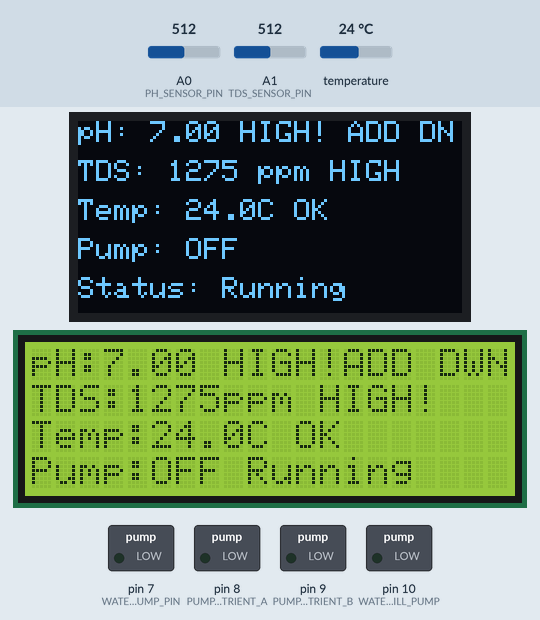
This sketch was run on a simulated Arduino Uno, built with avr-gcc and run on an emulated ATmega328P. Shown: 128×64 one-colour display, 20×4 character LCD, switched loads named in the sketch (green lamp = pin HIGH). The test bench sets the inputs (shaded band); at power-on: A1 (TDS_SENSOR_PIN) = 512, A0 (PH_SENSOR_PIN) = 512, temperature 24 °C. What the sketch prints to the serial monitor is not drawn.

Above: at 5.8 s.
5.9 s: A1 (TDS_SENSOR_PIN) set to 8
At 11.5 s:
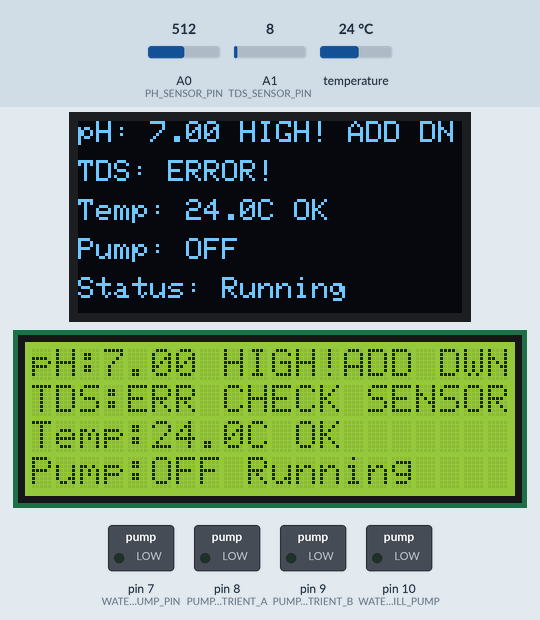
12.5 s: A1 (TDS_SENSOR_PIN) set to 12
At 18.2 s:
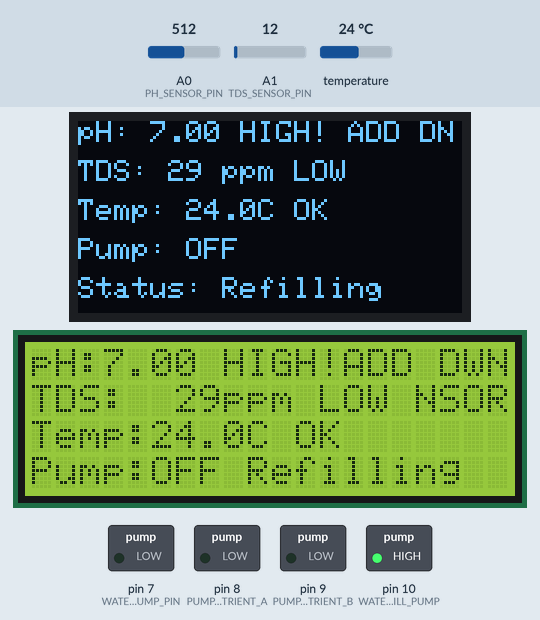
18.5 s: A0 (PH_SENSOR_PIN) set to 527
At 22.2 s:
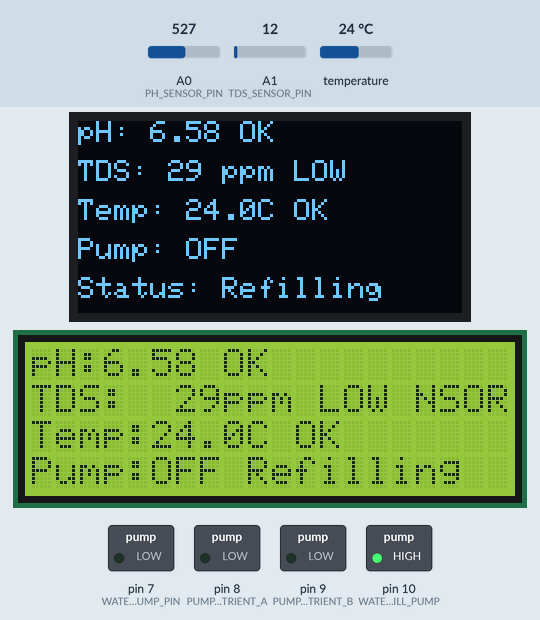
22.6 s: temperature set to 18.6 °C
At 27.7 s:
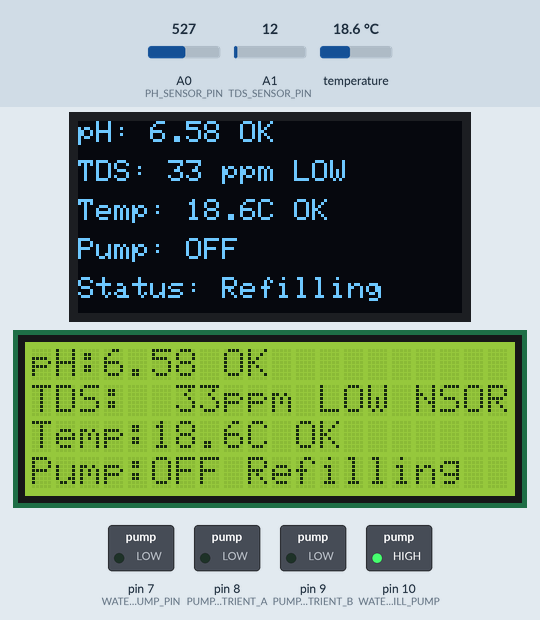
28.6 s: temperature set to 17.6 °C
At 32.4 s:
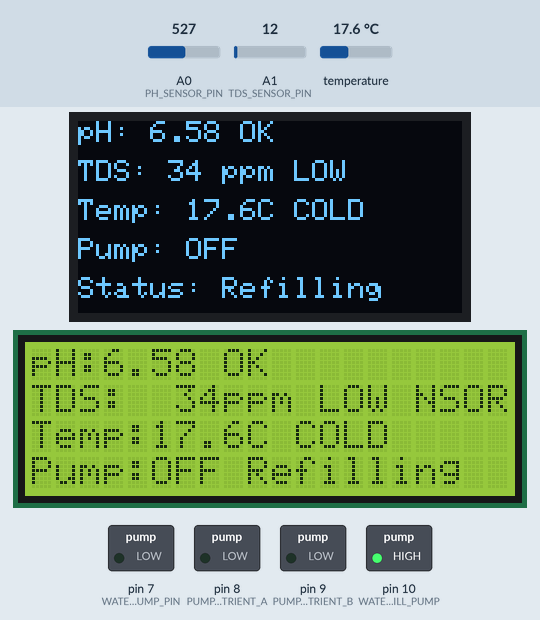
32.7 s: A0 (PH_SENSOR_PIN) set to 716
At 38.2 s:
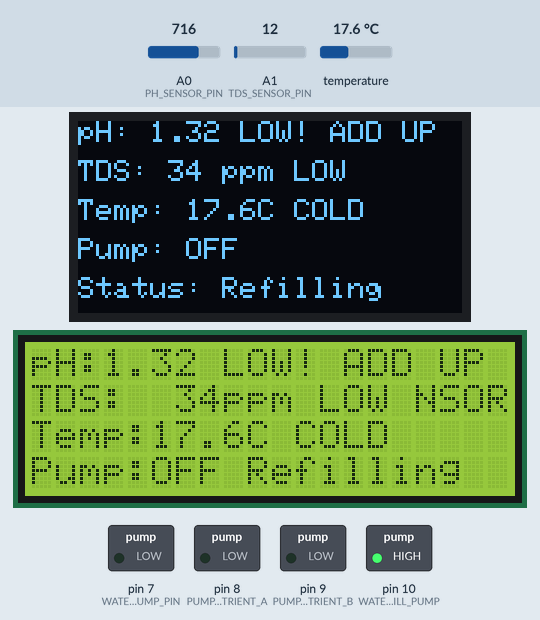
Timing chart, 0 to 39.6 s (numbered marks = the images above; inputs shaded):
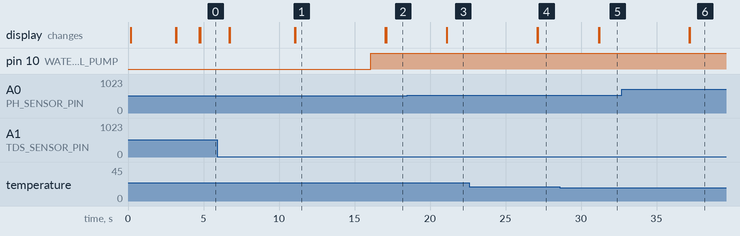

Measured:
- the behaviour switches between 10 and 11 on A1 (TDS_SENSOR_PIN) (found by bisection; images 1 and 2)
- the behaviour switches between 519 and 520 on A0 (PH_SENSOR_PIN) (found by bisection; images 2 and 3)
- the behaviour switches between 18 and 17.9 °C on temperature (found by bisection; images 4 and 5)
- after the input at 5.9 s, the display: first changes after 0.81 s (image 1 shows a later state)
- after the input at 12.5 s, pin 10 (WATER_REFILL_PUMP): LOW → HIGH after 3.6 s; the display: first changes after 4.5 s (image 2 shows a later state)
- after the input at 18.5 s, the display: first changes after 2.6 s (image 3 shows a later state)
- after the input at 22.6 s, the display: first changes after 4.5 s (image 4 shows a later state)
- after the input at 28.6 s, the display: first changes after 2.6 s (image 5 shows a later state)
- after the input at 32.7 s, the display: first changes after 4.5 s (image 6 shows a later state)

The sketch:

Radish_Hydroponic_v6.ino
```cpp
// Automated Tower Hydroponic System for Radish - v5.0
// Supports: OLED SH1106 AND 20x4 I2C LCD (Both displays simultaneously)
// DS18B20 Digital Temperature Sensor on Analog Pin A2

#include <Wire.h>
#include <Adafruit_GFX.h>
#include <Adafruit_SH110X.h>
#include <LiquidCrystal_I2C.h>
#include <OneWire.h>
#include <DallasTemperature.h>

// OLED Display Configuration
#define SCREEN_WIDTH 128
#define SCREEN_HEIGHT 64
#define OLED_RESET -1
#define OLED_ADDRESS 0x3C
Adafruit_SH1106G oled = Adafruit_SH1106G(SCREEN_WIDTH, SCREEN_HEIGHT, &Wire, OLED_RESET);

// LCD Display Configuration
#define LCD_ADDRESS 0x27    // Common addresses: 0x27 or 0x3F
#define LCD_COLS 20
#define LCD_ROWS 4
LiquidCrystal_I2C lcd(LCD_ADDRESS, LCD_COLS, LCD_ROWS);

// Pin Assignments
#define PH_SENSOR_PIN     A0
#define TDS_SENSOR_PIN    A1
#define TEMP_SENSOR_PIN   A2    // DS18B20 data pin (A2 used as digital)
#define WATER_PUMP_PIN    7
#define PUMP_NUTRIENT_A   8
#define PUMP_NUTRIENT_B   9
#define WATER_REFILL_PUMP 10

// DS18B20 Temperature Sensor Setup
OneWire oneWire(TEMP_SENSOR_PIN);
DallasTemperature tempSensors(&oneWire);

// pH Thresholds (Radish: 5.5-6.8)
#define PH_MIN            5.5
#define PH_MAX            6.8

// TDS Thresholds (Radish: 600-900 ppm)
#define TDS_MIN           600
#define TDS_MAX           900
#define TDS_TOLERANCE     50

// Low Water Detection (via TDS sensor)
#define LOW_WATER_TDS_THRESHOLD  100   // TDS <= 100 ppm indicates low water level
#define WATER_REFILL_DURATION    30000UL  // 30 seconds refill pump run time

// Temperature Thresholds (18-24°C optimal)
#define TEMP_MIN          18.0
#define TEMP_MAX          34.0
#define TEMP_WARNING      40.0

// Timing (ms)
#define PUMP_ON_TIME      180000UL  // 3 min
#define PUMP_OFF_TIME     600000UL  // 10 min
#define DOSE_TIME         7000UL    // 7 sec
#define MIX_WAIT          180000UL  // 3 min
#define MIX_A_TIME        180000UL  // 3 min
#define MIX_B_TIME        180000UL  // 3 min
#define SENSOR_INTERVAL   5000UL
#define LCD_INTERVAL      2000UL
#define CHECK_INTERVAL    5000UL    // Check nutrient level for adjustment

// Calibration
// pH calibration: m = (pH7 - pH4) / (Vph7 - Vph4)
// Example: m = (7 - 4.01) / (2.5 - 3.05) = -5.436
// Calibrate with pH 7.0 buffer: adjust RV1 until Po = 2.50V
// Then measure Po with pH 4.01 buffer and calculate your own 'm'
#define PH_SLOPE          -5.70   // Default slope (adjust after calibration with pH 4.01 buffer)
#define PH_V_AT_7         2.50    // Voltage at pH 7.0 (calibrated with RV1 potentiometer)
#define TDS_K             1.0
#define VREF              5.0

// Sensor values
float pH = 7.0, tds = 0.0, temp = 20.0;

// Pump state
bool pumpOn = false;
unsigned long pumpOnTime = 0, pumpOffTime = 0;

// Timing
unsigned long lastRead = 0, lastLCD = 0, lastCheck = 0, lastDose = 0;

// Mixing state machine (non-blocking)
enum MixState { MIX_NONE, DOSE_A_ON, DOSE_A_WAIT, MIX_A, DOSE_B_ON, DOSE_B_WAIT, MIX_B };
MixState mixState = MIX_NONE;
unsigned long mixStart = 0;
unsigned long doseStart = 0;  // For non-blocking dose timing
bool mixOverride = false;

// Sensor error flags
bool phSensorError = false;
bool tdsSensorError = false;
bool tempSensorError = false;

// Status (max 11 chars for LCD line 4)
char status[12] = "Running";

// Water refill state
bool refillActive = false;
unsigned long refillStartTime = 0;

void setup() {
  Serial.begin(9600);

  // Initialize OLED display
  if(!oled.begin(OLED_ADDRESS, true)) {
    Serial.println(F("SH1106 OLED failed"));
  } else {
    oled.clearDisplay();
    oled.setContrast(255);
    oled.setTextSize(1);
    oled.setTextColor(SH110X_WHITE);
    oled.setCursor(20, 20);
    oled.println(F("Hydroponic v5.0"));
    oled.setCursor(20, 35);
    oled.println(F("Initializing..."));
    oled.display();
  }

  // Initialize LCD display
  lcd.init();
  lcd.backlight();
  lcd.setCursor(2, 1);
  lcd.print(F("Hydroponic v5.0"));
  lcd.setCursor(3, 2);
  lcd.print(F("Initializing..."));

  // Initialize DS18B20 temperature sensor
  pinMode(TEMP_SENSOR_PIN, INPUT_PULLUP);  // Enable internal pull-up (no external resistor)
  tempSensors.begin();
  tempSensors.setResolution(12);  // 12-bit resolution (0.0625°C)

  pinMode(WATER_PUMP_PIN, OUTPUT);
  pinMode(PUMP_NUTRIENT_A, OUTPUT);
  pinMode(PUMP_NUTRIENT_B, OUTPUT);
  pinMode(WATER_REFILL_PUMP, OUTPUT);

  digitalWrite(WATER_PUMP_PIN, LOW);
  digitalWrite(PUMP_NUTRIENT_A, LOW);
  digitalWrite(PUMP_NUTRIENT_B, LOW);
  digitalWrite(WATER_REFILL_PUMP, LOW);

  delay(2000);
  readSensors();

  // Show ready message on OLED
  oled.clearDisplay();
  oled.setTextColor(SH110X_WHITE);
  oled.setCursor(25, 28);
  oled.println(F("System Ready!"));
  oled.display();

  // Show ready message on LCD
  lcd.clear();
  lcd.setCursor(4, 1);
  lcd.print(F("System Ready!"));

  delay(1500);

  Serial.println(F("System ready"));
}

void loop() {
  unsigned long now = millis();

  if (now - lastRead >= SENSOR_INTERVAL) {
    readSensors();
    lastRead = now;
  }

  if (now - lastLCD >= LCD_INTERVAL) {
    updateDisplay();
    lastLCD = now;
  }

  controlPump(now);

  checkWaterLevel(now);

  if (now - lastCheck >= CHECK_INTERVAL) {
    checkNutrients(now);
    lastCheck = now;
  }

  printSerial();
}

float readDS18B20Temperature() {
  tempSensors.requestTemperatures();
  float t = tempSensors.getTempCByIndex(0);

  // Check for sensor error (DEVICE_DISCONNECTED_C = -127)
  if (t == DEVICE_DISCONNECTED_C || t < -50.0 || t > 100.0) {
    Serial.println(F("DS18B20 read error!"));
    return temp;  // Return last valid reading
  }
  return t;
}

void readSensors() {
  // pH reading with averaging (10 samples) for stability
  long phSum = 0;
  for (int i = 0; i < 10; i++) {
    phSum += analogRead(PH_SENSOR_PIN);
    delay(10);  // Small delay between samples for ADC stability
  }
  float phRaw = phSum / 10.0;
  float Po = phRaw * (VREF / 1024.0);  // Po = voltage at pH sensor output

  // Debug output for pH sensor (every 10 seconds)
  static unsigned long lastpHDebug = 0;
  if (millis() - lastpHDebug > 10000) {
    Serial.print(F("pH DEBUG - Raw ADC: "));
    Serial.print(phRaw, 1);
    Serial.print(F(", Po: "));
    Serial.print(Po, 3);
    Serial.print(F("V, pH: "));
    // pH formula from calibration: pH = 7 - (2.5 - Po) * m
    Serial.println(7.0 - (PH_V_AT_7 - Po) * PH_SLOPE, 2);
    lastpHDebug = millis();
  }

  // pH sensor validation: check for disconnected/shorted sensor
  // Valid range ~0.5V to ~4.5V (pH 0-14 range with some margin)
  if (Po < 0.2 || Po > 4.8) {
    phSensorError = true;
    Serial.print(F("pH sensor error! Po: "));
    Serial.print(Po, 3);
    Serial.println(F("V - Check connection."));
    // Keep last valid pH reading
  } else {
    phSensorError = false;
    // pH calculation using calibration formula:
    // pH = 7 - (Vph7 - Po) * m
    // Where m = slope from two-point calibration (pH 7 and pH 4.01)
    pH = constrain(7.0 - (PH_V_AT_7 - Po) * PH_SLOPE, 0.0, 14.0);
  }

  // Temperature reading (DS18B20 digital sensor)
  float t = readDS18B20Temperature();
  if (t == DEVICE_DISCONNECTED_C || t < -50.0 || t > 100.0) {
    tempSensorError = true;
  } else {
    tempSensorError = false;
    temp = t;
  }

  // TDS reading with averaging (10 samples)
  long tdsSum = 0;
  for (int i = 0; i < 10; i++) {
    tdsSum += analogRead(TDS_SENSOR_PIN);
    delay(10);
  }
  float tdsRaw = tdsSum / 10.0;
  float vTDS = tdsRaw * (VREF / 1024.0);

  // TDS sensor validation: check for disconnected/shorted sensor
  if (vTDS < 0.05 || vTDS > 4.9) {
    tdsSensorError = true;
    Serial.println(F("TDS sensor error! Check connection."));
    // Keep last valid TDS reading
  } else {
    tdsSensorError = false;
    // TDS with temperature compensation (2% per degree from 25°C)
    float comp = 1.0 + 0.02 * (temp - 25.0);
    tds = max(0.0, (vTDS / comp) * 500.0 * TDS_K);
  }
}

void controlPump(unsigned long now) {
  if (mixOverride) {
    if (!pumpOn) {
      digitalWrite(WATER_PUMP_PIN, HIGH);
      pumpOn = true;
    }
    return;
  }

  if (!pumpOn && (now - pumpOffTime >= PUMP_OFF_TIME)) {
    digitalWrite(WATER_PUMP_PIN, HIGH);
    pumpOn = true;
    pumpOnTime = now;
  } else if (pumpOn && (now - pumpOnTime >= PUMP_ON_TIME)) {
    digitalWrite(WATER_PUMP_PIN, LOW);
    pumpOn = false;
    pumpOffTime = now;
  }
}

void checkWaterLevel(unsigned long now) {
  // Check if refill is currently active
  if (refillActive) {
    if (now - refillStartTime >= WATER_REFILL_DURATION) {
      // Refill complete
      digitalWrite(WATER_REFILL_PUMP, LOW);
      refillActive = false;
      strcpy(status, "Running");
      Serial.println(F("Water refill complete"));
    }
    return;
  }

  // Detect low water level: TDS <= threshold indicates sensor not submerged
  if (tds <= LOW_WATER_TDS_THRESHOLD) {
    Serial.print(F("Low water detected! TDS: "));
    Serial.println(tds);
    strcpy(status, "Refilling");
    digitalWrite(WATER_REFILL_PUMP, HIGH);
    refillActive = true;
    refillStartTime = now;
  }
}

void checkNutrients(unsigned long now) {
  // Skip nutrient check if water refill is active
  if (refillActive) return;

  if (mixState != MIX_NONE) {
    handleMixing(now);
    return;
  }

  if (now - lastDose < MIX_WAIT) return;

  if (tds < (TDS_MIN + TDS_TOLERANCE)) {
    Serial.print(F("TDS low: "));
    Serial.println(tds);
    mixState = DOSE_A_ON;  // Start with non-blocking dose
    mixOverride = true;
    mixStart = now;
  }
}

void handleMixing(unsigned long now) {
  unsigned long elapsed = now - mixStart;
  unsigned long doseElapsed = now - doseStart;

  switch (mixState) {
    case DOSE_A_ON:
      // Start dosing A (non-blocking)
      strcpy(status, "Dosing A");
      Serial.println(F("Dosing A"));
      digitalWrite(PUMP_NUTRIENT_A, HIGH);
      doseStart = now;
      mixState = DOSE_A_WAIT;
      break;

    case DOSE_A_WAIT:
      // Wait for dose time to complete (non-blocking)
      if (doseElapsed >= DOSE_TIME) {
        digitalWrite(PUMP_NUTRIENT_A, LOW);
        mixState = MIX_A;
        mixStart = now;
      }
      break;

    case MIX_A:
      strcpy(status, "Mixing A");
      if (elapsed >= MIX_A_TIME) {
        mixState = DOSE_B_ON;
        mixStart = now;
      }
      break;

    case DOSE_B_ON:
      // Start dosing B (non-blocking)
      strcpy(status, "Dosing B");
      Serial.println(F("Dosing B"));
      digitalWrite(PUMP_NUTRIENT_B, HIGH);
      doseStart = now;
      mixState = DOSE_B_WAIT;
      break;

    case DOSE_B_WAIT:
      // Wait for dose time to complete (non-blocking)
      if (doseElapsed >= DOSE_TIME) {
        digitalWrite(PUMP_NUTRIENT_B, LOW);
        mixState = MIX_B;
        mixStart = now;
      }
      break;

    case MIX_B:
      strcpy(status, "Mixing B");
      if (elapsed >= MIX_B_TIME) {
        mixState = MIX_NONE;
        mixOverride = false;
        lastDose = now;
        strcpy(status, "Running");
        pumpOffTime = now;
        digitalWrite(WATER_PUMP_PIN, LOW);
        pumpOn = false;
        Serial.println(F("Dose complete"));
      }
      break;

    default:
      mixState = MIX_NONE;
      mixOverride = false;
      break;
  }
}

void updateDisplay() {
  updateOLED();
  updateLCD();
}

void updateOLED() {
  oled.clearDisplay();
  oled.setTextSize(1);
  oled.setTextColor(SH110X_WHITE);

  // Line 0: pH + warning (Y=0)
  oled.setCursor(0, 0);
  oled.print(F("pH: "));
  if (phSensorError) {
    oled.print(F("ERROR!"));
  } else {
    oled.print(pH, 2);
    oled.print(F(" "));
    if (pH < PH_MIN)      oled.print(F("LOW! ADD UP"));
    else if (pH > PH_MAX) oled.print(F("HIGH! ADD DN"));
    else                  oled.print(F("OK"));
  }

  // Line 1: TDS (Y=13)
  oled.setCursor(0, 13);
  oled.print(F("TDS: "));
  if (tdsSensorError) {
    oled.print(F("ERROR!"));
  } else {
    oled.print((int)tds);
    oled.print(F(" ppm "));
    if (tds < TDS_MIN)      oled.print(F("LOW"));
    else if (tds > TDS_MAX) oled.print(F("HIGH"));
    else                    oled.print(F("OK"));
  }

  // Line 2: Temperature (Y=26)
  oled.setCursor(0, 26);
  oled.print(F("Temp: "));
  if (tempSensorError) {
    oled.print(F("ERROR!"));
  } else {
    oled.print(temp, 1);
    oled.print(F("C "));
    if (temp < TEMP_MIN)         oled.print(F("COLD"));
    else if (temp > TEMP_WARNING) oled.print(F("HOT!"));
    else if (temp > TEMP_MAX)    oled.print(F("WARM"));
    else                         oled.print(F("OK"));
  }

  // Line 3: Pump status (Y=39)
  oled.setCursor(0, 39);
  oled.print(F("Pump: "));
  oled.print(pumpOn ? F("ON") : F("OFF"));

  // Line 4: System status (Y=52)
  oled.setCursor(0, 52);
  oled.print(F("Status: "));
  oled.print(status);

  oled.display();
}

void updateLCD() {
  // Line 0: pH + warning
  lcd.setCursor(0, 0);
  lcd.print(F("pH:"));
  if (phSensorError) {
    lcd.print(F("ERR  CHECK SENSOR"));
  } else {
    lcd.print(pH, 2);
    lcd.print(F(" "));
    if (pH < PH_MIN)      lcd.print(F("LOW! ADD UP "));
    else if (pH > PH_MAX) lcd.print(F("HIGH!ADD DWN"));
    else                  lcd.print(F("OK          "));
  }

  // Line 1: TDS
  lcd.setCursor(0, 1);
  lcd.print(F("TDS:"));
  if (tdsSensorError) {
    lcd.print(F("ERR CHECK SENSOR"));
  } else {
    // Pad TDS value for consistent display
    if (tds < 10)        lcd.print(F("   "));
    else if (tds < 100)  lcd.print(F("  "));
    else if (tds < 1000) lcd.print(F(" "));
    lcd.print((int)tds);
    lcd.print(F("ppm "));
    if (tds < TDS_MIN)      lcd.print(F("LOW "));
    else if (tds > TDS_MAX) lcd.print(F("HIGH"));
    else                    lcd.print(F("OK  "));
  }

  // Line 2: Temperature
  lcd.setCursor(0, 2);
  lcd.print(F("Temp:"));
  if (tempSensorError) {
    lcd.print(F("ERR CHECK SENSOR"));
  } else {
    if (temp < 10.0) lcd.print(F(" "));
    lcd.print(temp, 1);
    lcd.print(F("C "));
    if (temp < TEMP_MIN)         lcd.print(F("COLD    "));
    else if (temp > TEMP_WARNING) lcd.print(F("HOT!    "));
    else if (temp > TEMP_MAX)    lcd.print(F("WARM    "));
    else                         lcd.print(F("OK      "));
  }

  // Line 3: Pump status + System status
  lcd.setCursor(0, 3);
  lcd.print(F("Pump:"));
  lcd.print(pumpOn ? F("ON ") : F("OFF"));
  lcd.print(F(" "));
  lcd.print(status);
  // Pad remaining characters
  for (int i = strlen(status); i < 8; i++) lcd.print(F(" "));
}

void printSerial() {
  static unsigned long lastPrint = 0;
  if (millis() - lastPrint < 10000) return;
  lastPrint = millis();

  Serial.println(F("=== Status ==="));
  Serial.print(F("pH:")); Serial.print(pH, 2);
  if (pH < PH_MIN) Serial.println(F(" LOW-AddUP"));
  else if (pH > PH_MAX) Serial.println(F(" HIGH-AddDOWN"));
  else Serial.println(F(" OK"));

  Serial.print(F("TDS:")); Serial.print((int)tds); Serial.println(F("ppm"));
  Serial.print(F("Temp:")); Serial.print(temp, 1); Serial.println(F("C"));
  Serial.print(F("Pump:")); Serial.println(pumpOn ? F("ON") : F("OFF"));
  Serial.println(F("=============="));
}
```
